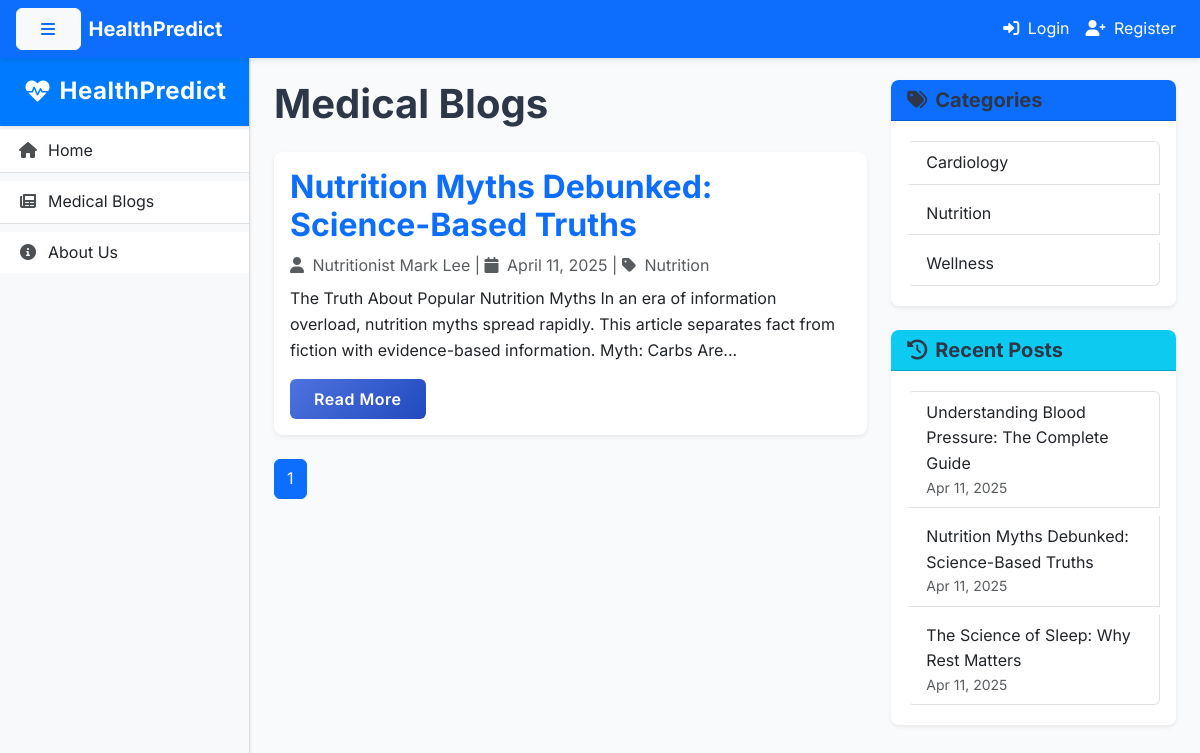
The app's page /blogs/category/Nutrition with its own data.
### app.py (models this page shows)
class BlogPost(db.Model):
    id = db.Column(db.Integer, primary_key=True)
    title = db.Column(db.String(200), nullable=False)
    content = db.Column(db.Text, nullable=False)
    author = db.Column(db.String(100), nullable=False)
    category = db.Column(db.String(50), nullable=False)
    created_at = db.Column(db.DateTime, default=datetime.utcnow)
    image_url = db.Column(db.String(200))
    slug = db.Column(db.String(300), unique=True)
    excerpt = db.Column(db.String(300))

### app.py (the view)
@app.route('/blogs/category/<string:category>')
def blogs_by_category(category):
    page = request.args.get('page', 1, type=int)
    blogs = BlogPost.query.filter_by(category=category)\
               .order_by(BlogPost.created_at.desc())\
               .paginate(page=page, per_page=5)
    return render_template('blogs.html', blogs=blogs, category=category)

### app.py (called while the page is built)
@app.context_processor
def inject_common_data():
    categories = db.session.query(BlogPost.category).distinct().all()
    recent_blogs = BlogPost.query.order_by(BlogPost.created_at.desc()).limit(3).all()
    return dict(
        categories=[c[0] for c in categories],
        recent_blogs=recent_blogs,
        current_year=datetime.now().year
    )

### templates/blogs.html (shortened to what this page needs)
{% extends "base.html" %}
{% block content %}
<div class="row">
    <div class="col-lg-8">
        <h1 class="mb-4">Medical Blogs</h1>
        {% for blog in blogs.items %}
        <div class="card mb-4 shadow-sm">
            <div class="card-body">
                <h2 class="card-title">
                    <a href="{{ url_for('blog_detail', slug=blog.slug) }}" class="text-decoration-none">
                        {{ blog.title }}
                    </a>
                </h2>
                <div class="mb-2 text-muted">
                    <i class="fas fa-user me-1"></i> {{ blog.author }} |
                    <i class="fas fa-calendar me-1"></i> {{ blog.created_at.strftime('%B %d, %Y') }} |
                    <i class="fas fa-tag me-1"></i> {{ blog.category }}
                </div>
                <p class="card-text">{{ blog.content|striptags|truncate(200) }}</p>
                <a href="{{ url_for('blog_detail', slug=blog.slug) }}" class="btn btn-primary">Read More</a>
            </div>
        </div>
        {% endfor %}
        <nav aria-label="Blog pagination">
            <ul class="pagination">
                {% for page_num in blogs.iter_pages(left_edge=1, right_edge=1, left_current=2, right_current=3) %}
                    {% if page_num %}
                        <li class="page-item {% if page_num == blogs.page %}active{% endif %}">
                            <a class="page-link" href="{{ url_for('blogs', page=page_num) }}">{{ page_num }}</a>
                        </li>
                    {% else %}
                        <li class="page-item disabled">
                            <span class="page-link">...</span>
                        </li>
                    {% endif %}
                {% endfor %}
            </ul>
        </nav>
    </div>
    <div class="col-lg-4">
        <div class="card shadow-sm mb-4">
            <div class="card-header bg-primary text-white">
                <h5 class="mb-0"><i class="fas fa-tags me-2"></i>Categories</h5>
            </div>
            <div class="card-body">
                <div class="list-group">
                    {% for category in categories %}
                    <a href="{{ url_for('blogs_by_category', category=category) }}"
                       class="list-group-item list-group-item-action">
                        {{ category }}
                    </a>
                    {% endfor %}
                </div>
            </div>
        </div>
        <div class="card shadow-sm">
            <div class="card-header bg-info text-white">
                <h5 class="mb-0"><i class="fas fa-history me-2"></i>Recent Posts</h5>
            </div>
            <div class="card-body">
                <div class="list-group">
                    {% for recent_blog in recent_blogs %}
                    <a href="{{ url_for('blog_detail', slug=recent_blog.slug) }}"
                       class="list-group-item list-group-item-action">
                        {{ recent_blog.title }}
                        <small class="d-block text-muted">{{ recent_blog.created_at.strftime('%b %d, %Y') }}</small>
                    </a>
                    {% endfor %}
                </div>
            </div>
        </div>
    </div>
</div>
{% endblock %}

### static/css/style.css (style rules this page uses)
:root { --primary: #4e73df; --primary-hover: #3a5ec0; --success: #1cc88a; --info: #36b9cc; --warning: #f6c23e; --danger: #e74a3b; --light: #f8f9fa; --dark: #5a5c69; --transition: all 0.3s cubic-bezier(0.25, 0.8, 0.25, 1); --shadow-sm: 0 1px 3px rgba(0,0,0,0.12); --shadow-md: 0 4px 6px rgba(0,0,0,0.1); --shadow-lg: 0 10px 20px rgba(0,0,0,0.1); }
body { font-family: 'Nunito', -apple-system, BlinkMacSystemFont, sans-serif; line-height: 1.6; color: #4a4a4a; }
.list-group-item { border-left: 3px solid transparent; transition: var(--transition); margin: 0.25rem 0; }
.card { border: none; border-radius: 0.5rem; overflow: hidden; transition: var(--transition); box-shadow: var(--shadow-sm); background-color: white; }
h1, h2, h3, h4, h5 { font-weight: 700; color: #2d3748; }
.btn { font-weight: 600; padding: 0.5rem 1.5rem; border-radius: 0.375rem; transition: var(--transition); letter-spacing: 0.5px; }
.btn-primary { background: linear-gradient(135deg, var(--primary) 0%, #224abe 100%); border: none; }
.card, .feature-card { animation: fadeIn 0.5s ease-out forwards; }

### templates/base.html (style rules this page uses)
body { font-family: 'Inter', sans-serif; background: #f8f9fa; margin: 0; }

### records on screen
BlogPost: title "Nutrition Myths Debunked: Science-Based Truths", author "Nutritionist Mark Lee", created_at "April 11, 2025", category "Nutrition", content "The Truth About Popular Nutrition Myths In an era of information overload, nutrition myths spread rapidly. This article separates fact from fiction with evidence-based information. Myth: Carbs Are...", created_at "Apr 11, 2025"
BlogPost: title "Understanding Blood Pressure: The Complete Guide", created_at "Apr 11, 2025"
BlogPost: title "The Science of Sleep: Why Rest Matters", created_at "Apr 11, 2025"

### other values on screen
{{ page_num }} "1"
{{ category }} "Cardiology" "Nutrition" "Wellness"
